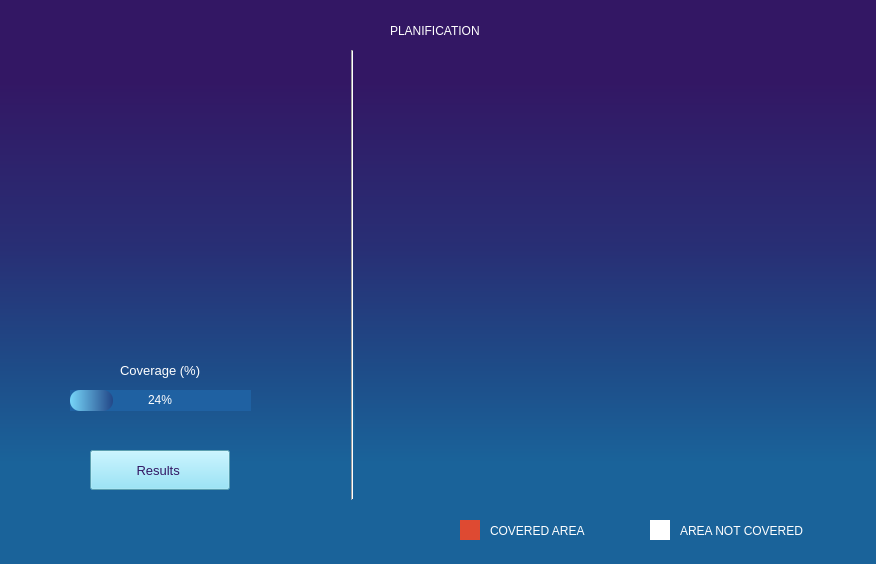
<?xml version="1.0" encoding="UTF-8"?>
<ui version="4.0">
 <class>Form</class>
 <widget class="QWidget" name="Form">
  <property name="geometry">
   <rect>
    <x>0</x>
    <y>0</y>
    <width>876</width>
    <height>564</height>
   </rect>
  </property>
  <property name="windowTitle">
   <string>Form</string>
  </property>
  <property name="styleSheet">
   <string notr="true">background-color:qlineargradient(spread:pad, x1:0.497, y1:0.0397727, x2:0.497291, y2:0.938, stop:0.115578 rgba(51, 23, 100, 255), stop:0.447236 rgba(40, 47, 117, 255), stop:0.683417 rgba(30, 76, 136, 255), stop:0.869347 rgba(26, 99, 154, 255));
</string>
  </property>
  <widget class="QProgressBar" name="progressBar">
   <property name="geometry">
    <rect>
     <x>70</x>
     <y>390</y>
     <width>181</width>
     <height>21</height>
    </rect>
   </property>
   <property name="styleSheet">
    <string notr="true">QProgressBar{
background-color: rgb(31, 97, 162);
color:rgb(255, 255, 255);
border-style: none;
border-radius: 50px;
text-align: center;
}
QProgressBar::chunk{
border-radius: 10px;
background-color:qlineargradient(spread:pad, x1:0, y1:0, x2:1, y2:0, stop:0 rgba(119, 214, 249, 255), stop:1 rgba(34, 71, 136, 255))
}</string>
   </property>
   <property name="value">
    <number>24</number>
   </property>
  </widget>
  <widget class="Line" name="line">
   <property name="geometry">
    <rect>
     <x>350</x>
     <y>50</y>
     <width>5</width>
     <height>450</height>
    </rect>
   </property>
   <property name="orientation">
    <enum>Qt::Vertical</enum>
   </property>
  </widget>
  <widget class="QPushButton" name="resultats">
   <property name="geometry">
    <rect>
     <x>90</x>
     <y>450</y>
     <width>140</width>
     <height>40</height>
    </rect>
   </property>
   <property name="font">
    <font>
     <pointsize>10</pointsize>
     <weight>50</weight>
     <bold>false</bold>
    </font>
   </property>
   <property name="styleSheet">
    <string notr="true">background-color:rgb(128, 222, 247);
color :rgb(51, 23, 100)</string>
   </property>
   <property name="text">
    <string>Results </string>
   </property>
  </widget>
  <widget class="QLabel" name="label">
   <property name="geometry">
    <rect>
     <x>120</x>
     <y>350</y>
     <width>141</width>
     <height>41</height>
    </rect>
   </property>
   <property name="font">
    <font>
     <pointsize>10</pointsize>
     <weight>50</weight>
     <bold>false</bold>
    </font>
   </property>
   <property name="styleSheet">
    <string notr="true">background-color: transparent;
color:white;</string>
   </property>
   <property name="text">
    <string>Coverage (%)</string>
   </property>
  </widget>
  <widget class="QLabel" name="label_2">
   <property name="geometry">
    <rect>
     <x>490</x>
     <y>510</y>
     <width>141</width>
     <height>41</height>
    </rect>
   </property>
   <property name="font">
    <font>
     <pointsize>9</pointsize>
    </font>
   </property>
   <property name="styleSheet">
    <string notr="true">background-color: transparent;
color:white;</string>
   </property>
   <property name="text">
    <string>COVERED AREA </string>
   </property>
  </widget>
  <widget class="QLabel" name="label_3">
   <property name="geometry">
    <rect>
     <x>680</x>
     <y>510</y>
     <width>141</width>
     <height>41</height>
    </rect>
   </property>
   <property name="font">
    <font>
     <pointsize>9</pointsize>
    </font>
   </property>
   <property name="styleSheet">
    <string notr="true">background-color: transparent;
color:white;</string>
   </property>
   <property name="text">
    <string>AREA NOT COVERED </string>
   </property>
  </widget>
  <widget class="QLabel" name="label_4">
   <property name="geometry">
    <rect>
     <x>460</x>
     <y>520</y>
     <width>20</width>
     <height>20</height>
    </rect>
   </property>
   <property name="styleSheet">
    <string notr="true">background-color: rgb(222, 74, 50);</string>
   </property>
   <property name="text">
    <string/>
   </property>
  </widget>
  <widget class="QLabel" name="label_5">
   <property name="geometry">
    <rect>
     <x>650</x>
     <y>520</y>
     <width>20</width>
     <height>20</height>
    </rect>
   </property>
   <property name="styleSheet">
    <string notr="true">background-color:rgb(255, 255, 255)</string>
   </property>
   <property name="text">
    <string/>
   </property>
  </widget>
  <widget class="QLabel" name="label_6">
   <property name="geometry">
    <rect>
     <x>390</x>
     <y>10</y>
     <width>141</width>
     <height>41</height>
    </rect>
   </property>
   <property name="styleSheet">
    <string notr="true">background-color: transparent;
color:white;</string>
   </property>
   <property name="text">
    <string>PLANIFICATION </string>
   </property>
  </widget>
  <widget class="QTextBrowser" name="affichage">
   <property name="enabled">
    <bool>true</bool>
   </property>
   <property name="geometry">
    <rect>
     <x>50</x>
     <y>60</y>
     <width>256</width>
     <height>281</height>
    </rect>
   </property>
   <property name="palette">
    <palette>
     <active>
      <colorrole role="Button">
       <brush brushstyle="SolidPattern">
        <color alpha="0">
         <red>0</red>
         <green>0</green>
         <blue>0</blue>
        </color>
       </brush>
      </colorrole>
      <colorrole role="Base">
       <brush brushstyle="NoBrush">
        <color alpha="255">
         <red>0</red>
         <green>0</green>
         <blue>0</blue>
        </color>
       </brush>
      </colorrole>
      <colorrole role="Window">
       <brush brushstyle="SolidPattern">
        <color alpha="0">
         <red>0</red>
         <green>0</green>
         <blue>0</blue>
        </color>
       </brush>
      </colorrole>
     </active>
     <inactive>
      <colorrole role="Button">
       <brush brushstyle="SolidPattern">
        <color alpha="0">
         <red>0</red>
         <green>0</green>
         <blue>0</blue>
        </color>
       </brush>
      </colorrole>
      <colorrole role="Base">
       <brush brushstyle="NoBrush">
        <color alpha="255">
         <red>0</red>
         <green>0</green>
         <blue>0</blue>
        </color>
       </brush>
      </colorrole>
      <colorrole role="Window">
       <brush brushstyle="SolidPattern">
        <color alpha="0">
         <red>0</red>
         <green>0</green>
         <blue>0</blue>
        </color>
       </brush>
      </colorrole>
     </inactive>
     <disabled>
      <colorrole role="Button">
       <brush brushstyle="SolidPattern">
        <color alpha="0">
         <red>0</red>
         <green>0</green>
         <blue>0</blue>
        </color>
       </brush>
      </colorrole>
      <colorrole role="Base">
       <brush brushstyle="NoBrush">
        <color alpha="255">
         <red>0</red>
         <green>0</green>
         <blue>0</blue>
        </color>
       </brush>
      </colorrole>
      <colorrole role="Window">
       <brush brushstyle="SolidPattern">
        <color alpha="0">
         <red>0</red>
         <green>0</green>
         <blue>0</blue>
        </color>
       </brush>
      </colorrole>
     </disabled>
    </palette>
   </property>
   <property name="font">
    <font>
     <pointsize>10</pointsize>
    </font>
   </property>
   <property name="autoFillBackground">
    <bool>true</bool>
   </property>
   <property name="styleSheet">
    <string notr="true">background-color: Transparent;</string>
   </property>
   <property name="frameShape">
    <enum>QFrame::WinPanel</enum>
   </property>
   <property name="frameShadow">
    <enum>QFrame::Raised</enum>
   </property>
  </widget>
  <widget class="QGraphicsView" name="planification">
   <property name="enabled">
    <bool>true</bool>
   </property>
   <property name="geometry">
    <rect>
     <x>400</x>
     <y>60</y>
     <width>431</width>
     <height>411</height>
    </rect>
   </property>
   <property name="styleSheet">
    <string notr="true">background-color : Transparent;
</string>
   </property>
  </widget>
 </widget>
 <resources>
  <include location="ressources.qrc"/>
 </resources>
 <connections/>
</ui>
